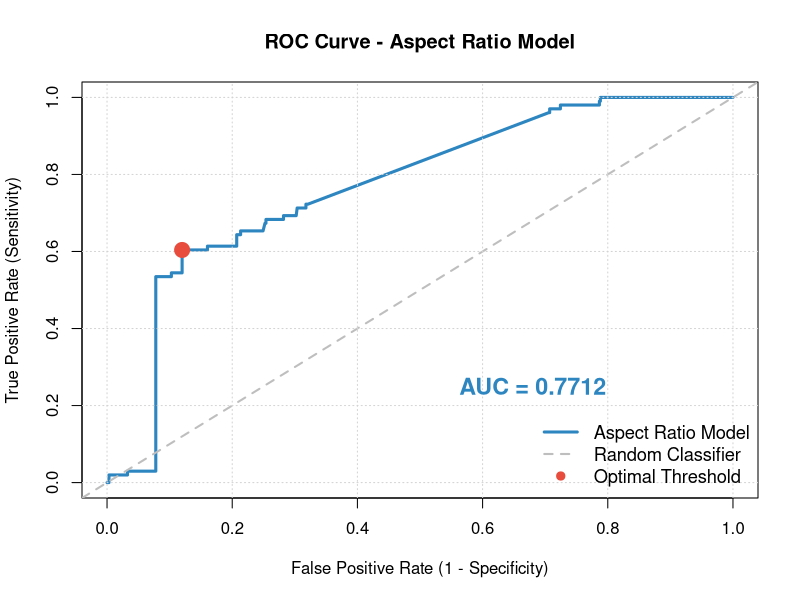

Generate this figure with R:
calculate_roc <- function(actual, predictions) {
  valid <- complete.cases(actual, predictions)
  actual <- actual[valid]
  predictions <- predictions[valid]
  
  order_idx <- order(predictions, decreasing = TRUE)
  actual_sorted <- actual[order_idx]
  pred_sorted <- predictions[order_idx]
  
  tpr <- c(0); fpr <- c(0); thresholds <- c(1)
  
  for(i in 1:length(actual_sorted)) {
    curr_thresh <- pred_sorted[i]
    thresholds <- c(thresholds, curr_thresh)
    pred_class <- ifelse(predictions >= curr_thresh, 1, 0)
    
    tp <- sum(pred_class == 1 & actual == 1)
    fp <- sum(pred_class == 1 & actual == 0)
    fn <- sum(pred_class == 0 & actual == 1)
    tn <- sum(pred_class == 0 & actual == 0)
    
    tpr_val <- ifelse((tp + fn) > 0, tp / (tp + fn), 0)
    fpr_val <- ifelse((fp + tn) > 0, fp / (fp + tn), 0)
    
    tpr <- c(tpr, tpr_val)
    fpr <- c(fpr, fpr_val)
  }
  
  thresholds <- c(thresholds, 0)
  tpr <- c(tpr, 1)
  fpr <- c(fpr, 1)
  auc <- sum(diff(fpr) * (tpr[-1] + tpr[-length(tpr)]) / 2)
  
  return(list(fpr = fpr, tpr = tpr, auc = auc, thresholds = thresholds))
}

# LOAD DATA & TRAIN/TEST SPLIT
cat("Loading pre-cleaned dataset...\n")
data <- read.csv("clean_data_for_analysis.csv", 
                 stringsAsFactors = FALSE,
                 header = TRUE)

set.seed(42)
n <- nrow(data)
train_idx <- sample(1:n, size = floor(0.7 * n))
train <- data[train_idx, ]
test  <- data[-train_idx, ]


# MODEL 1 (WIDTH ONLY) FOR COMPARISON

model_width <- glm(IsAds ~ Width, data = train, family = binomial(), control = glm.control(maxit = 50))
pred_prob_width <- predict(model_width, test, type = "response")
roc_width <- calculate_roc(test$IsAds, pred_prob_width)

# Optimal threshold and Accuracy of Model 1
youden_w <- roc_width$tpr - roc_width$fpr
opt_idx_w <- which.max(youden_w[2:(length(youden_w)-1)]) + 1
opt_th_w <- roc_width$thresholds[opt_idx_w]
acc_opt_w <- mean(ifelse(pred_prob_width > opt_th_w, 1, 0) == test$IsAds)
aic_w <- AIC(model_width)

# MODEL 2: ASPECT RATIO ONLY
cat("\n", paste(rep("=", 60), collapse = ""), "\n")
cat("MODEL 2: IsAds ~ Aspect_Ratio \n")
cat(paste(rep("=", 60), collapse = ""), "\n")

model_ratio <- glm(IsAds ~ Aspect_Ratio, 
                   data = train,
                   family = binomial(),
                   control = glm.control(maxit = 50))

cat("\n--- Coefficients ---\n")
print(coef(summary(model_ratio)))

cat("\n--- Model Summary ---\n")
print(summary(model_ratio))

# Predictions
pred_prob_ratio <- predict(model_ratio, test, type = "response")
roc_ratio <- calculate_roc(test$IsAds, pred_prob_ratio)

# Optimal threshold (Youden's J)
youden_r <- roc_ratio$tpr - roc_ratio$fpr
opt_idx_r <- which.max(youden_r[2:(length(youden_r)-1)]) + 1
opt_th_r <- roc_ratio$thresholds[opt_idx_r]

cat("\n--- ROC & AUC (Aspect Ratio) ---\n")
cat("AUC:", round(roc_ratio$auc, 4), "\n")
cat("Optimal Threshold (Youden):", round(opt_th_r, 3), "\n")

# Performance at Optimal Threshold
pred_class_opt_r <- ifelse(pred_prob_ratio > opt_th_r, 1, 0)
acc_opt_r <- mean(pred_class_opt_r == test$IsAds)
conf_opt_r <- table(Predicted = pred_class_opt_r, Actual = test$IsAds)
aic_r <- AIC(model_ratio)

cat("\n--- Performance at Optimal Threshold ---\n")
cat("Accuracy:", round(acc_opt_r, 4), "\n")
print(conf_opt_r)

if (all(dim(conf_opt_r) == c(2,2))) {
  tn_r <- conf_opt_r[1,1]; fp_r <- conf_opt_r[2,1]
  fn_r <- conf_opt_r[1,2]; tp_r <- conf_opt_r[2,2]
  cat("Sensitivity:", round(tp_r/(tp_r+fn_r), 4), "\n")
  cat("Specificity:", round(tn_r/(tn_r+fp_r), 4), "\n")
  cat("Precision:", round(tp_r/(tp_r+fp_r), 4), "\n")
}

# ROC Curve for Model 2
png("roc_curve_aspect_ratio.png", width = 900, height = 700, res = 120)

plot(roc_ratio$fpr, roc_ratio$tpr, 
     type = "l", col = "#2E86C1", lwd = 3,
     xlab = "False Positive Rate (1 - Specificity)",
     ylab = "True Positive Rate (Sensitivity)",
     main = "ROC Curve - Aspect Ratio Model",
     xlim = c(0, 1), ylim = c(0, 1))

abline(a = 0, b = 1, lty = 2, col = "gray", lwd = 2)
grid(col = "lightgray", lty = 3)
text(0.68, 0.25, paste("AUC =", round(roc_ratio$auc, 4)), 
     cex = 1.4, col = "#2E86C1", font = 2)

# Optimal Threshold point
points(roc_ratio$fpr[opt_idx_r], roc_ratio$tpr[opt_idx_r], 
       col = "#E74C3C", pch = 19, cex = 2)

legend("bottomright",
       legend = c("Aspect Ratio Model", "Random Classifier", "Optimal Threshold"),
       col = c("#2E86C1", "gray", "#E74C3C"),
       lty = c(1, 2, NA), pch = c(NA, NA, 19), lwd = c(3, 2, NA),
       bty = "n", cex = 1.1)

dev.off()
cat("\n[!] ROC curve saved to: roc_curve_aspect_ratio.png\n")

# MODEL COMPARISON

cat("\n", paste(rep("=", 60), collapse = ""), "\n")
cat("FINAL MODEL COMPARISON \n")
cat(paste(rep("=", 60), collapse = ""), "\n")

cat("\n| Metric              | Model 1 (Width Only) | Model 2 (Aspect Ratio) |\n")
cat("|---------------------|----------------------|------------------------|\n")
cat("| Accuracy (Optimal)  |", round(acc_opt_w, 4), "              |", round(acc_opt_r, 4), "                |\n")
cat("| AUC                 |", round(roc_width$auc, 4), "              |", round(roc_ratio$auc, 4), "                |\n")
cat("| AIC (from summary)  |", round(aic_w, 2), "              |", round(aic_r, 2), "               |\n")

cat("\n", paste(rep("-", 60), collapse = ""), "\n")
cat("STATISTICIAN'S CONCLUSION:\n")
cat(paste(rep("-", 60), collapse = ""), "\n")

cat("Based on the evaluation metrics:\n")
if(roc_ratio$auc > roc_width$auc && aic_r < aic_w) {
  cat("✓ RECOMMENDATION: Use Model 2 (Aspect Ratio).\n")
  cat("  - It demonstrates a higher AUC, meaning better discrimination capability.\n")
  cat("  - It has a lower AIC, indicating less information loss and better model fit.\n")
} else if (roc_width$auc > roc_ratio$auc && aic_w < aic_r) {
  cat("✓ RECOMMENDATION: Use Model 1 (Width Only).\n")
  cat("  - It demonstrates a significantly higher AUC, indicating superior capability to separate Ads from Non-Ads.\n")
  cat("  - It yields a much lower AIC, proving it provides a better fit to the data with the same model complexity.\n")
  cat("  - The Accuracy at the optimal threshold is also notably higher.\n")
} else {
  cat("=> Both models show conflicting trade-offs between AIC, AUC, and Accuracy. Selection depends on specific business requirements (e.g., favoring Precision vs Recall).\n")
}
